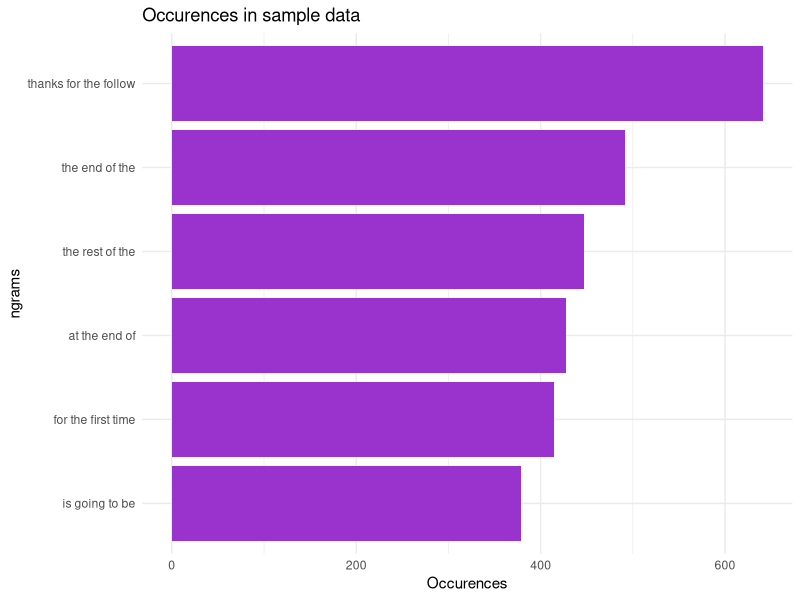

The R script that drew this image:
## ---- chunk 1
knitr::opts_chunk$set(echo = FALSE)
require(ggplot2)
## ---- chunk 2
top104grams<-read.csv("top10_4grams.csv",row.names=1)[-c(7,8,9,10),]
g <- ggplot(top104grams,aes(x=reorder(words,count),y=count)) + geom_bar(stat='identity',fill="darkorchid3") + coord_flip() + labs(y = "Occurences", x ="ngrams", title="Occurences in sample data") + theme_minimal()
g
